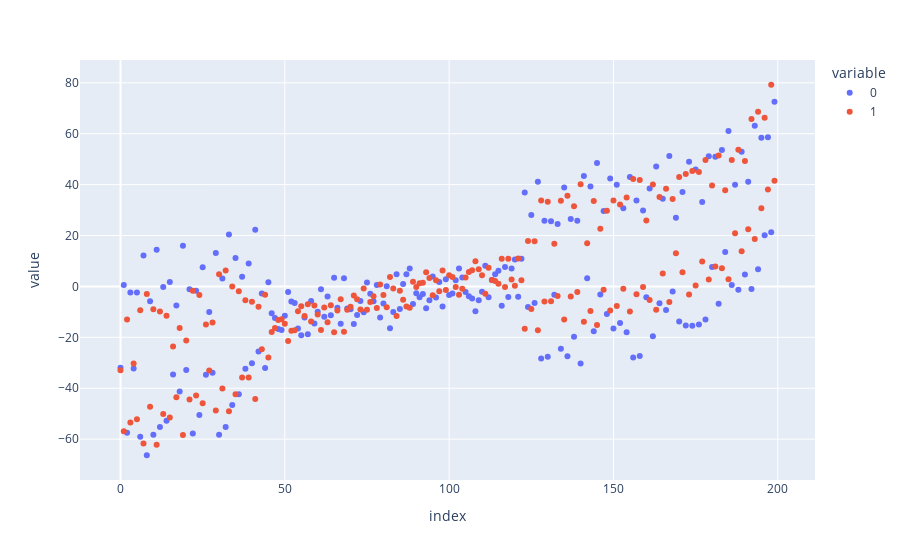

Notebook source saved alongside this figure:
### Markdown cell above
Parameters eps=12 and min_samples=3 looks better, but still the DBSCAN model doesn't seem to fit for the data.
Let's try to lower dimensions for dbscan.

### Code cell
pca = PCA(n_components=2)
dft_tr = pca.fit_transform(dft[dft.columns.drop('dbscan9')])
fig = px.scatter(dft_tr)
fig.show()

### Figure 1 — Plotly figure (JSON) as saved in the notebook; plotly's stock layout.template omitted (floating-point values rounded to 4 significant figures; data arrays with more than 128 entries replaced by an {"elided": "..."} marker saying what was removed)
{"data": [{"hovertemplate": "variable=0<br>index=%{x}<br>value=%{y}<extra></extra>", "legendgroup": "0", "marker": {"color": "#636efa", "symbol": "circle"}, "mode": "markers", "name": "0", "orientation": "v", "showlegend": true, "type": "scatter", "x": {"elided": "200 int values"}, "xaxis": "x", "y": {"elided": "200 float values"}, "yaxis": "y"}, {"hovertemplate": "variable=1<br>index=%{x}<br>value=%{y}<extra></extra>", "legendgroup": "1", "marker": {"color": "#EF553B", "symbol": "circle"}, "mode": "markers", "name": "1", "orientation": "v", "showlegend": true, "type": "scatter", "x": {"elided": "200 int values"}, "xaxis": "x", "y": {"elided": "200 float values"}, "yaxis": "y"}], "layout": {"autosize": true, "legend": {"title": {"text": "variable"}, "tracegroupgap": 0}, "margin": {"t": 60}, "xaxis": {"anchor": "y", "autorange": true, "domain": [0, 1], "range": [-12.07, 211.1], "title": {"text": "index"}, "type": "linear"}, "yaxis": {"anchor": "x", "autorange": true, "domain": [0, 1], "range": [-77.6, 90.51], "title": {"text": "value"}, "type": "linear"}}}
